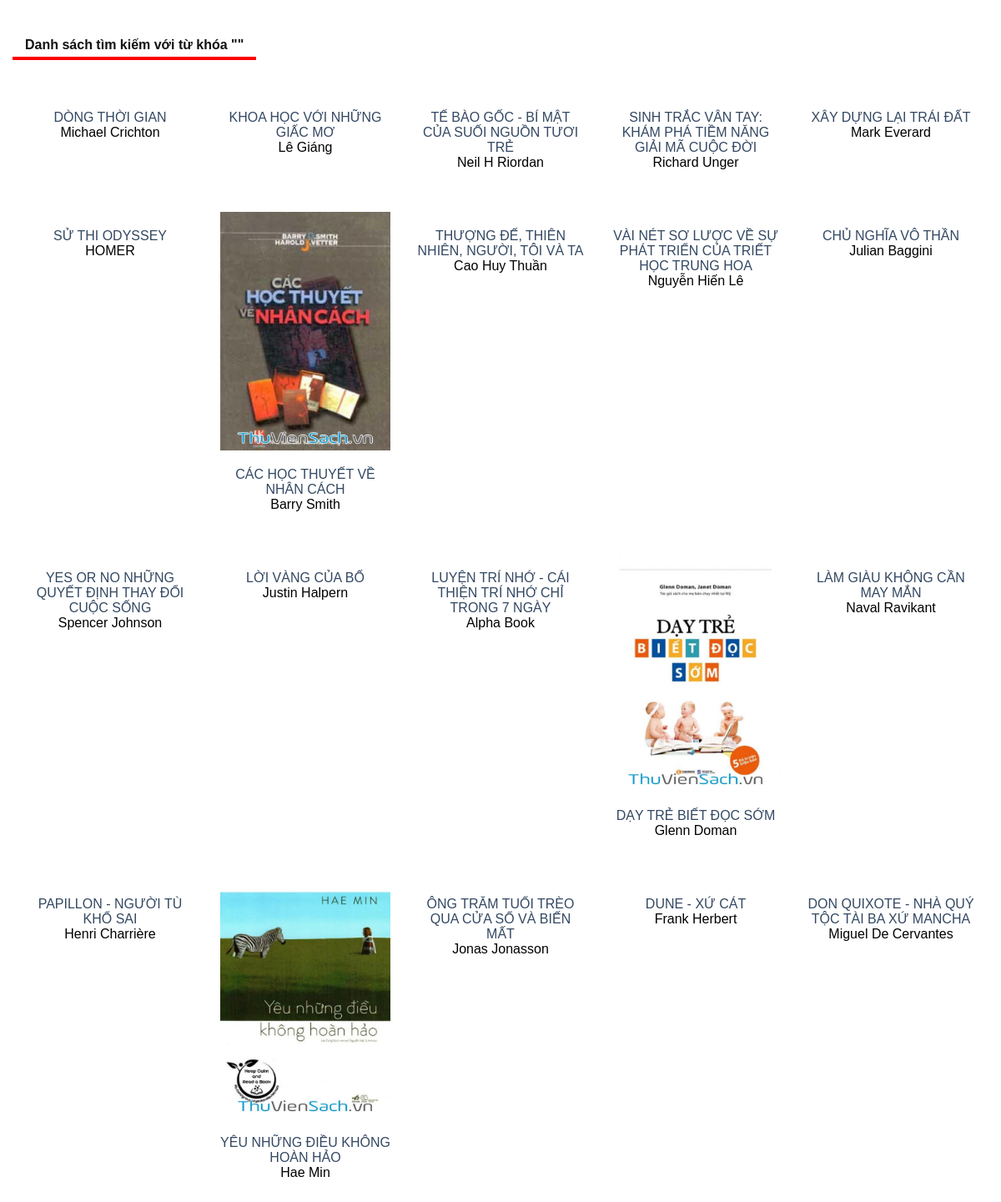
The app's page /chucnang/timkiem/danhsachtimkiem.php with its own data.
### tables this page shows
CREATE TABLE `sanpham` (
  `id_sp` int(10) NOT NULL,
  `id_dm` int(10) NOT NULL,
  `ten_sp` varchar(255) NOT NULL,
  `anh_sp` varchar(255) NOT NULL,
  `tac_gia` varchar(255) NOT NULL,
  `nxb` varchar(255) NOT NULL,
  `so_trang` varchar(255) NOT NULL,
  `tinh_trang` varchar(255) NOT NULL,
  `trang_thai` varchar(255) NOT NULL,
  `dac_biet` varchar(11) NOT NULL,
  `chi_tiet_sp` longtext NOT NULL
);

### chucnang/timkiem/danhsachtimkiem.php (the view, shortened to what this page needs)
<?php
$stext=$_POST['stext'];
$stextNew=trim($stext);
$arr_stextNew= explode(' ',$stextNew);
$stextNew= implode('%',$arr_stextNew);
$stextNew='%'.$stextNew.'%';
$sql="SELECT * FROM sanpham WHERE ten_sp LIKE ('$stextNew') ORDER BY id_sp DESC";
$query=mysqli_query($conn,$sql);
?>
<link rel="stylesheet" href="css/style.css">
<div id="wrapper">
    <div class="headline">
        <p>Danh sách tìm kiếm với từ khóa "<?php echo $stext; ?>"</p>
    </div>
    <ul class="products">
        <?php
        while($row=mysqli_fetch_array($query)){
        ?>
        <li>
            <div class="product-items">
                <div class="product-top">
                    <a href="index.php?page_layout=chitietsp&id_sp=<?php echo $row['id_sp']; ?>" class="product-thumb">
                        <img src="quan_tri/anh/<?php echo $row['anh_sp']; ?>" alt="">
                    </a>
                </div>
                <div class="product-info">
                    <a href="" class="product-name"><?php echo $row['ten_sp']; ?></a>
                    <div class="product-price"><?php echo $row['tac_gia']; ?></div>
                </div>
            </div>
        </li>
        <?php
        }
        ?>
    </ul>
</div>

### css/style.css (style rules this page uses)
* { margin: 0; padding: 0; font-family: Helvetica, sans-serif; }
li { list-style: none; }
#wrapper { max-width: 1170px; margin: 0 auto; }
.headline { margin: 40px 0px; }
.headline p { color: #111; padding: 5px 15px; border-bottom: 4px solid red; display: inline-block; font-weight: 600; }
.products { list-style: none; display: flex; flex-wrap: wrap; justify-content: space-between; padding: 0; }
.products li { flex-basis: 20%; padding-left: 15px; padding-right: 15px; box-sizing: border-box; margin-bottom: 30px; }
.products li img { max-width: 100%; height: auto; }
.product-top { position: relative; overflow: hidden; }
.product-thumb { display: block; }
.product-info { padding: 20px 0px; text-align: center; }
.product-info a { text-decoration: none; }
.product-name { color: #334862; padding: 3px 0px; }

### records on screen
sanpham: ten_sp "DÒNG THỜI GIAN", tac_gia "Michael Crichton"
sanpham: ten_sp "KHOA HỌC VỚI NHỮNG GIẤC MƠ", tac_gia "Lê Giáng"
sanpham: ten_sp "TẾ BÀO GỐC - BÍ MẬT CỦA SUỐI NGUỒN TƯƠI TRẺ", tac_gia "Neil H Riordan"
sanpham: ten_sp "SINH TRẮC VÂN TAY: KHÁM PHÁ TIỀM NĂNG GIẢI MÃ CUỘC ĐỜI", tac_gia "Richard Unger"
sanpham: ten_sp "XÂY DỰNG LẠI TRÁI ĐẤT", tac_gia "Mark Everard"
sanpham: ten_sp "SỬ THI ODYSSEY", tac_gia "HOMER"
sanpham: anh_sp (picture), ten_sp "CÁC HỌC THUYẾT VỀ NHÂN CÁCH", tac_gia "Barry Smith"
sanpham: ten_sp "THƯỢNG ĐẾ, THIÊN NHIÊN, NGƯỜI, TÔI VÀ TA", tac_gia "Cao Huy Thuần"
sanpham: ten_sp "VÀI NÉT SƠ LƯỢC VỀ SỰ PHÁT TRIỂN CỦA TRIẾT HỌC TRUNG HOA", tac_gia "Nguyễn Hiến Lê"
sanpham: ten_sp "CHỦ NGHĨA VÔ THẦN", tac_gia "Julian Baggini"
sanpham: ten_sp "YES OR NO NHỮNG QUYẾT ĐỊNH THAY ĐỔI CUỘC SỐNG", tac_gia "Spencer Johnson"
sanpham: ten_sp "LỜI VÀNG CỦA BỐ", tac_gia "Justin Halpern"
sanpham: ten_sp "LUYỆN TRÍ NHỚ - CÁI THIỆN TRÍ NHỚ CHỈ TRONG 7 NGÀY", tac_gia "Alpha Book"
sanpham: anh_sp (picture), ten_sp "DẠY TRẺ BIẾT ĐỌC SỚM", tac_gia "Glenn Doman"
sanpham: ten_sp "LÀM GIÀU KHÔNG CẦN MAY MẮN", tac_gia "Naval Ravikant"
sanpham: ten_sp "PAPILLON - NGƯỜI TÙ KHỔ SAI", tac_gia "Henri Charrière"
sanpham: anh_sp (picture), ten_sp "YÊU NHỮNG ĐIỀU KHÔNG HOÀN HẢO", tac_gia "Hae Min"
sanpham: ten_sp "ÔNG TRĂM TUỔI TRÈO QUA CỬA SỔ VÀ BIẾN MẤT", tac_gia "Jonas Jonasson"
sanpham: ten_sp "DUNE - XỨ CÁT", tac_gia "Frank Herbert"
sanpham: ten_sp "DON QUIXOTE - NHÀ QUÝ TỘC TÀI BA XỨ MANCHA", tac_gia "Miguel De Cervantes"
